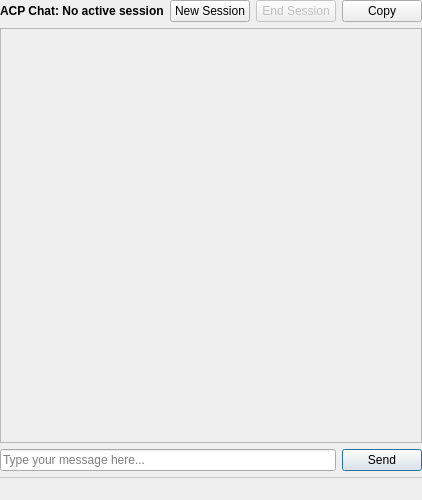
<?xml version="1.0" encoding="UTF-8"?>
<ui version="4.0">
 <class>ACPChatWidget</class>
 <widget class="QWidget" name="ACPChatWidget">
  <property name="geometry">
   <rect>
    <x>0</x>
    <y>0</y>
    <width>400</width>
    <height>500</height>
   </rect>
  </property>
  <property name="windowTitle">
   <string>ACP Chat</string>
  </property>
  <layout class="QVBoxLayout" name="verticalLayout">
   <property name="spacing">
    <number>6</number>
   </property>
   <property name="margin">
    <number>0</number>
   </property>
   <item>
    <layout class="QHBoxLayout" name="headerLayout">
     <property name="spacing">
      <number>6</number>
     </property>
     <item>
      <widget class="QLabel" name="sessionLabel">
       <property name="text">
        <string>ACP Chat: No active session</string>
       </property>
       <property name="font">
        <font>
         <weight>75</weight>
         <bold>true</bold>
        </font>
       </property>
      </widget>
     </item>
     <item>
      <spacer name="headerSpacer">
       <property name="orientation">
        <enum>Qt::Horizontal</enum>
       </property>
       <property name="sizeHint" stdset="0">
        <size>
         <width>40</width>
         <height>20</height>
        </size>
       </property>
      </spacer>
     </item>
     <item>
      <widget class="QPushButton" name="newSessionButton">
       <property name="text">
        <string>New Session</string>
       </property>
       <property name="icon">
        <iconset theme="document-new"/>
       </property>
       <property name="toolTip">
        <string>Start a new ACP chat session</string>
       </property>
      </widget>
     </item>
     <item>
      <widget class="QPushButton" name="endSessionButton">
       <property name="text">
        <string>End Session</string>
       </property>
       <property name="icon">
        <iconset theme="process-stop"/>
       </property>
       <property name="toolTip">
        <string>End the current ACP session</string>
       </property>
       <property name="enabled">
        <bool>false</bool>
       </property>
      </widget>
     </item>
     <item>
      <widget class="QPushButton" name="copyButton">
       <property name="text">
        <string>Copy</string>
       </property>
       <property name="icon">
        <iconset theme="edit-copy"/>
       </property>
       <property name="toolTip">
        <string>Copy chat text to clipboard</string>
       </property>
      </widget>
     </item>
    </layout>
   </item>
   <item>
    <widget class="QScrollArea" name="chatScrollArea">
     <property name="widgetResizable">
      <bool>true</bool>
     </property>
     <property name="horizontalScrollBarPolicy">
      <enum>Qt::ScrollBarAlwaysOff</enum>
     </property>
     <widget class="QWidget" name="chatDisplay">
      <property name="geometry">
       <rect>
        <x>0</x>
        <y>0</y>
        <width>380</width>
        <height>380</height>
       </rect>
      </property>
      <layout class="QVBoxLayout" name="chatMessagesLayout">
       <property name="spacing">
        <number>2</number>
       </property>
       <property name="margin">
        <number>4</number>
       </property>
      </layout>
     </widget>
    </widget>
   </item>
   <item>
    <layout class="QHBoxLayout" name="inputLayout">
     <property name="spacing">
      <number>6</number>
     </property>
     <item>
      <widget class="QLineEdit" name="messageInput">
       <property name="placeholderText">
        <string>Type your message here...</string>
       </property>
      </widget>
     </item>
     <item>
      <widget class="QPushButton" name="sendButton">
       <property name="text">
        <string>Send</string>
       </property>
       <property name="icon">
        <iconset theme="mail-send"/>
       </property>
       <property name="default">
        <bool>true</bool>
       </property>
      </widget>
     </item>
    </layout>
   </item>
   <item>
    <widget class="QLabel" name="statusLabel">
     <property name="text">
      <string/>
     </property>
     <property name="styleSheet">
      <string>QLabel { padding: 4px; border-top: 1px solid #ccc; font-size: small; color: #666; }</string>
     </property>
    </widget>
   </item>
  </layout>
 </widget>
 <resources/>
</ui>
